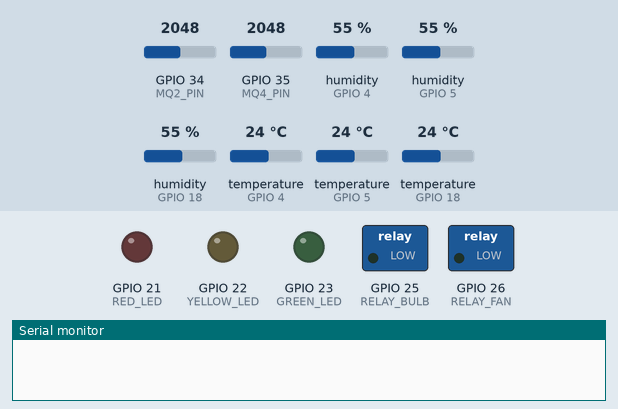
Simulated run of this sketch. Board: ESP32. Shown: switched loads named in the sketch (green lamp = pin HIGH), output pins drawn as LEDs (lit = HIGH), the last lines printed to the serial monitor. The test bench sets the inputs (shaded band); at power-on: GPIO 34 (MQ2_PIN) = 2048, GPIO 35 (MQ4_PIN) = 2048, humidity (sensors on GPIO 4, GPIO 5, GPIO 18) 55 %, temperature (sensors on GPIO 4, GPIO 5, GPIO 18) 24 °C. WiFi joins after 1.5 s; servers stay silent unless stated; no MQTT or app messages arrive unless stated.

Above: at 0.0 s.
At 1.1 s:
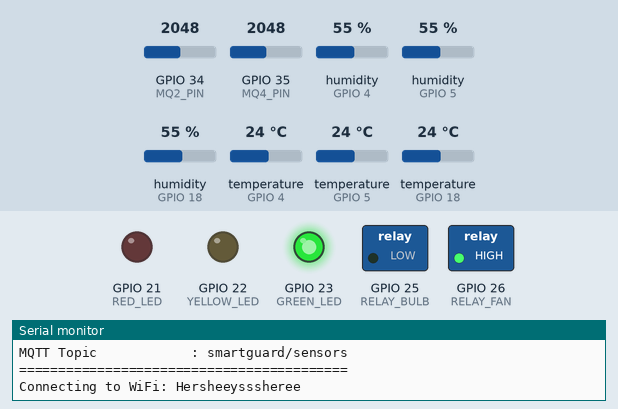
At 2.6 s:
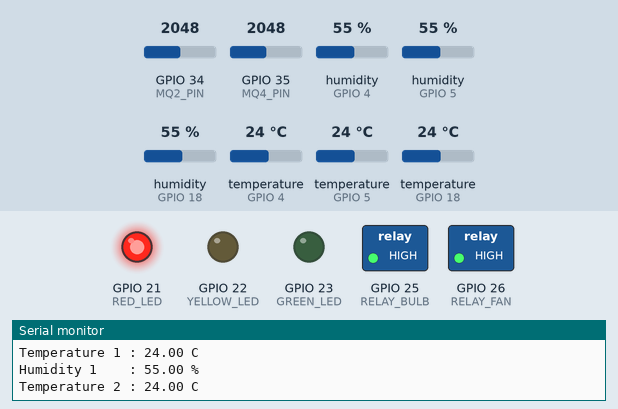
Timing chart, 0 to 4.1 s (numbered marks = the images above):
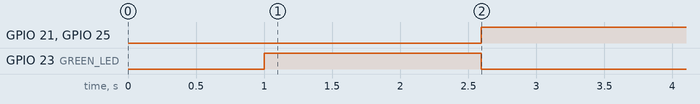

Measured:
- by itself, GPIO 21 (RED_LED), GPIO 25 (RELAY_BULB): LOW → HIGH at 2.6 s
- by itself, GPIO 23 (GREEN_LED): HIGH → LOW at 2.6 s

The sketch:

smartguard_esp32.ino
```cpp
#include <WiFi.h>
#include <PubSubClient.h>
#include <ArduinoJson.h>
#include <DHT.h>

// ======================================================
// SMARTGUARD
// TRANSFORMER HEALTH MONITORING SYSTEM
// ESP32 + RASPBERRY PI + MQTT
// ======================================================


// ======================================================
// WiFi Configuration
// ======================================================

const char* WIFI_SSID = "Hersheeysssheree";
const char* WIFI_PASSWORD = "okayokayokay";


// ======================================================
// MQTT Configuration
// ======================================================

const char* MQTT_BROKER = "10.17.46.80";
const int MQTT_PORT = 1883;
const char* MQTT_TOPIC = "smartguard/sensors";


// ======================================================
// DHT22 Sensors
// ======================================================

#define DHTTYPE DHT22

#define DHT1_PIN 18
#define DHT2_PIN 5
#define DHT3_PIN 4

DHT dht1(DHT1_PIN, DHTTYPE);
DHT dht2(DHT2_PIN, DHTTYPE);
DHT dht3(DHT3_PIN, DHTTYPE);


// ======================================================
// MQ Gas Sensors
// ======================================================

#define MQ2_PIN 34
#define MQ4_PIN 35


// ======================================================
// LEDs
// ======================================================

#define RED_LED     21
#define YELLOW_LED  22
#define GREEN_LED   23


// ======================================================
// Relay Module
// ======================================================

#define RELAY_BULB 25
#define RELAY_FAN  26


// ======================================================
// Thresholds
// ======================================================

const float TEMP_THRESHOLD = 55.80;

const int MQ2_THRESHOLD = 100;
const int MQ4_THRESHOLD = 370;


// ======================================================
// WiFi and MQTT Objects
// ======================================================

WiFiClient wifiClient;
PubSubClient mqttClient(wifiClient);


// ======================================================
// Connect to WiFi
// ======================================================

void connectWiFi()
{
  Serial.println();
  Serial.print("Connecting to WiFi: ");
  Serial.println(WIFI_SSID);

  WiFi.begin(WIFI_SSID, WIFI_PASSWORD);

  int attempts = 0;

  while (WiFi.status() != WL_CONNECTED && attempts < 20)
  {
    delay(500);
    Serial.print(".");
    attempts++;
  }

  Serial.println();

  if (WiFi.status() == WL_CONNECTED)
  {
    Serial.println("WiFi Connected!");
    Serial.print("ESP32 IP Address: ");
    Serial.println(WiFi.localIP());
  }
  else
  {
    Serial.println("WiFi connection failed.");
    Serial.println("Sensor monitoring will continue.");
  }
}


// ======================================================
// Connect to MQTT Broker
// ======================================================

void connectMQTT()
{
  if (WiFi.status() != WL_CONNECTED)
  {
    return;
  }

  Serial.print("Connecting to MQTT Broker: ");
  Serial.println(MQTT_BROKER);

  int attempts = 0;

  while (!mqttClient.connected() && attempts < 3)
  {
    String clientId = "SmartGuardESP32-";
    clientId += String((uint32_t)ESP.getEfuseMac(), HEX);

    if (mqttClient.connect(clientId.c_str()))
    {
      Serial.println("MQTT Connected!");
    }
    else
    {
      Serial.print("MQTT connection failed. State: ");
      Serial.println(mqttClient.state());

      attempts++;
      delay(1000);
    }
  }

  if (!mqttClient.connected())
  {
    Serial.println("MQTT unavailable.");
    Serial.println("Local monitoring will continue.");
  }
}


// ======================================================
// SETUP
// ======================================================

void setup()
{
  Serial.begin(115200);
  delay(1000);

  dht1.begin();
  dht2.begin();
  dht3.begin();

  pinMode(RED_LED, OUTPUT);
  pinMode(YELLOW_LED, OUTPUT);
  pinMode(GREEN_LED, OUTPUT);

  pinMode(RELAY_BULB, OUTPUT);
  pinMode(RELAY_FAN, OUTPUT);

  digitalWrite(RELAY_BULB, LOW);   // Bulbs ON
  digitalWrite(RELAY_FAN, HIGH);   // Fan OFF

  digitalWrite(GREEN_LED, HIGH);
  digitalWrite(YELLOW_LED, LOW);
  digitalWrite(RED_LED, LOW);

  Serial.println();
  Serial.println("==========================================");
  Serial.println(" SMARTGUARD");
  Serial.println(" TRANSFORMER HEALTH MONITORING SYSTEM");
  Serial.println("==========================================");

  Serial.print("Temperature Threshold : ");
  Serial.print(TEMP_THRESHOLD);
  Serial.println(" C");

  Serial.print("MQ2 Threshold         : ");
  Serial.println(MQ2_THRESHOLD);

  Serial.print("MQ4 Threshold         : ");
  Serial.println(MQ4_THRESHOLD);

  Serial.print("MQTT Topic            : ");
  Serial.println(MQTT_TOPIC);

  Serial.println("==========================================");

  connectWiFi();

  mqttClient.setServer(MQTT_BROKER, MQTT_PORT);
  mqttClient.setBufferSize(1024);   // <-- FIX 1: increase MQTT buffer size

  connectMQTT();

  Serial.println();
  Serial.println("SmartGuard System Started");
  Serial.println();
}


// ======================================================
// MAIN LOOP
// ======================================================

void loop()
{
  if (WiFi.status() != WL_CONNECTED)
  {
    Serial.println("WiFi disconnected. Attempting reconnection...");
    connectWiFi();
  }

  if (WiFi.status() == WL_CONNECTED)
  {
    if (!mqttClient.connected())
    {
      connectMQTT();
    }

    mqttClient.loop();
  }

  // ---------------- Read DHT22 Sensors ----------------

  float t1 = dht1.readTemperature();
  float h1 = dht1.readHumidity();

  float t2 = dht2.readTemperature();
  float h2 = dht2.readHumidity();

  float t3 = dht3.readTemperature();
  float h3 = dht3.readHumidity();

  bool dht1Valid = !isnan(t1);
  bool dht2Valid = !isnan(t2);
  bool dht3Valid = !isnan(t3);

  float maxTemp = -100.0;
  bool anyTemperatureValid = false;

  if (dht1Valid)
  {
    maxTemp = t1;
    anyTemperatureValid = true;
  }

  if (dht2Valid)
  {
    if (!anyTemperatureValid || t2 > maxTemp)
    {
      maxTemp = t2;
    }
    anyTemperatureValid = true;
  }

  if (dht3Valid)
  {
    if (!anyTemperatureValid || t3 > maxTemp)
    {
      maxTemp = t3;
    }
    anyTemperatureValid = true;
  }

  // ---------------- Read MQ Sensors ----------------

  int mq2 = analogRead(MQ2_PIN);
  int mq4 = analogRead(MQ4_PIN);

  // ---------------- Fault Detection ----------------

  bool tempFault = false;

  if (anyTemperatureValid)
  {
    tempFault = (maxTemp >= TEMP_THRESHOLD);
  }

  bool gasFault =
      (mq2 >= MQ2_THRESHOLD) ||
      (mq4 >= MQ4_THRESHOLD);

  // ---------------- System State ----------------

  String systemStatus;
  String faultType;
  String ledStatus;
  String bulbStatus;
  String fanStatus;

  if (gasFault)
  {
    digitalWrite(RELAY_BULB, HIGH);   // Bulbs OFF
    digitalWrite(RELAY_FAN, HIGH);    // Fan OFF

    digitalWrite(GREEN_LED, LOW);
    digitalWrite(YELLOW_LED, LOW);
    digitalWrite(RED_LED, HIGH);

    systemStatus = "CRITICAL";
    ledStatus = "RED";
    bulbStatus = "OFF";
    fanStatus = "OFF";

    if (tempFault)
    {
      faultType = "HIGH_TEMPERATURE_AND_GAS";
    }
    else
    {
      faultType = "GAS_DETECTED";
    }
  }
  else if (tempFault)
  {
    digitalWrite(RELAY_BULB, LOW);    // Bulbs ON
    digitalWrite(RELAY_FAN, LOW);     // Fan ON

    digitalWrite(GREEN_LED, LOW);
    digitalWrite(YELLOW_LED, HIGH);
    digitalWrite(RED_LED, LOW);

    systemStatus = "WARNING";
    faultType = "HIGH_TEMPERATURE";
    ledStatus = "YELLOW";
    bulbStatus = "ON";
    fanStatus = "ON";
  }
  else
  {
    digitalWrite(RELAY_BULB, LOW);    // Bulbs ON
    digitalWrite(RELAY_FAN, HIGH);    // Fan OFF

    digitalWrite(GREEN_LED, HIGH);
    digitalWrite(YELLOW_LED, LOW);
    digitalWrite(RED_LED, LOW);

    systemStatus = "NORMAL";
    faultType = "NONE";
    ledStatus = "GREEN";
    bulbStatus = "ON";
    fanStatus = "OFF";
  }

  // ---------------- Serial Monitor Output ----------------

  Serial.println("------------------------------------------");

  Serial.print("Temperature 1 : ");
  if (dht1Valid) { Serial.print(t1, 2); Serial.println(" C"); }
  else { Serial.println("SENSOR READ ERROR"); }

  Serial.print("Humidity 1    : ");
  if (!isnan(h1)) { Serial.print(h1, 2); Serial.println(" %"); }
  else { Serial.println("SENSOR READ ERROR"); }

  Serial.print("Temperature 2 : ");
  if (dht2Valid) { Serial.print(t2, 2); Serial.println(" C"); }
  else { Serial.println("SENSOR READ ERROR"); }

  Serial.print("Humidity 2    : ");
  if (!isnan(h2)) { Serial.print(h2, 2); Serial.println(" %"); }
  else { Serial.println("SENSOR READ ERROR"); }

  Serial.print("Temperature 3 : ");
  if (dht3Valid) { Serial.print(t3, 2); Serial.println(" C"); }
  else { Serial.println("SENSOR READ ERROR"); }

  Serial.print("Humidity 3    : ");
  if (!isnan(h3)) { Serial.print(h3, 2); Serial.println(" %"); }
  else { Serial.println("SENSOR READ ERROR"); }

  Serial.println();
  Serial.print("MQ2 : ");
  Serial.println(mq2);
  Serial.print("MQ4 : ");
  Serial.println(mq4);

  Serial.println();
  Serial.print("Maximum Temperature : ");
  if (anyTemperatureValid) { Serial.print(maxTemp, 2); Serial.println(" C"); }
  else { Serial.println("NO VALID TEMPERATURE DATA"); }

  Serial.println();
  Serial.print("Temperature Fault : ");
  Serial.println(tempFault ? "YES" : "NO");
  Serial.print("Gas Fault         : ");
  Serial.println(gasFault ? "YES" : "NO");

  Serial.println();
  Serial.print("System Status : ");
  Serial.println(systemStatus);
  Serial.print("Fault Type    : ");
  Serial.println(faultType);
  Serial.print("LED           : ");
  Serial.println(ledStatus);
  Serial.print("Bulbs         : ");
  Serial.println(bulbStatus);
  Serial.print("Fan           : ");
  Serial.println(fanStatus);

  // ---------------- Build MQTT JSON ----------------

  StaticJsonDocument<768> doc;

  doc["t1"] = dht1Valid ? t1 : (float)NAN;
  doc["t2"] = dht2Valid ? t2 : (float)NAN;
  doc["t3"] = dht3Valid ? t3 : (float)NAN;

  if (dht1Valid) doc["t1"] = t1; else doc["t1"] = nullptr;
  if (dht2Valid) doc["t2"] = t2; else doc["t2"] = nullptr;
  if (dht3Valid) doc["t3"] = t3; else doc["t3"] = nullptr;

  if (!isnan(h1)) doc["h1"] = h1; else doc["h1"] = nullptr;
  if (!isnan(h2)) doc["h2"] = h2; else doc["h2"] = nullptr;
  if (!isnan(h3)) doc["h3"] = h3; else doc["h3"] = nullptr;

  doc["mq2"] = mq2;
  doc["mq4"] = mq4;

  if (anyTemperatureValid) doc["maxTemp"] = maxTemp; else doc["maxTemp"] = nullptr;

  doc["tempThreshold"] = TEMP_THRESHOLD;
  doc["mq2Threshold"] = MQ2_THRESHOLD;
  doc["mq4Threshold"] = MQ4_THRESHOLD;

  doc["tempFault"] = tempFault;
  doc["gasFault"] = gasFault;

  doc["status"] = systemStatus;
  doc["faultType"] = faultType;
  doc["led"] = ledStatus;
  doc["bulbs"] = bulbStatus;
  doc["fan"] = fanStatus;

  // ---------------- Publish MQTT Data ----------------
  // FIX 2: use serialized length + byte-array publish + state logging

  char payload[768];
  size_t len = serializeJson(doc, payload);

  Serial.print("JSON Length: ");
  Serial.println(len);

  mqttClient.loop();

  if (mqttClient.connected())
  {
    bool published = mqttClient.publish(
        MQTT_TOPIC,
        (uint8_t*)payload,
        len
    );

    Serial.print("MQTT State: ");
    Serial.println(mqttClient.state());

    if (published)
    {
      Serial.println();
      Serial.println("MQTT Publish: SUCCESS");
      Serial.print("Topic: ");
      Serial.println(MQTT_TOPIC);
      Serial.print("Payload: ");
      Serial.println(payload);
    }
    else
    {
      Serial.println();
      Serial.println("MQTT Publish: FAILED");
    }
  }
  else
  {
    Serial.println();
    Serial.println("MQTT: NOT CONNECTED");
    Serial.println("Local monitoring is still running.");
  }

  Serial.println("------------------------------------------");
  Serial.println();

  delay(20000);
}
```
